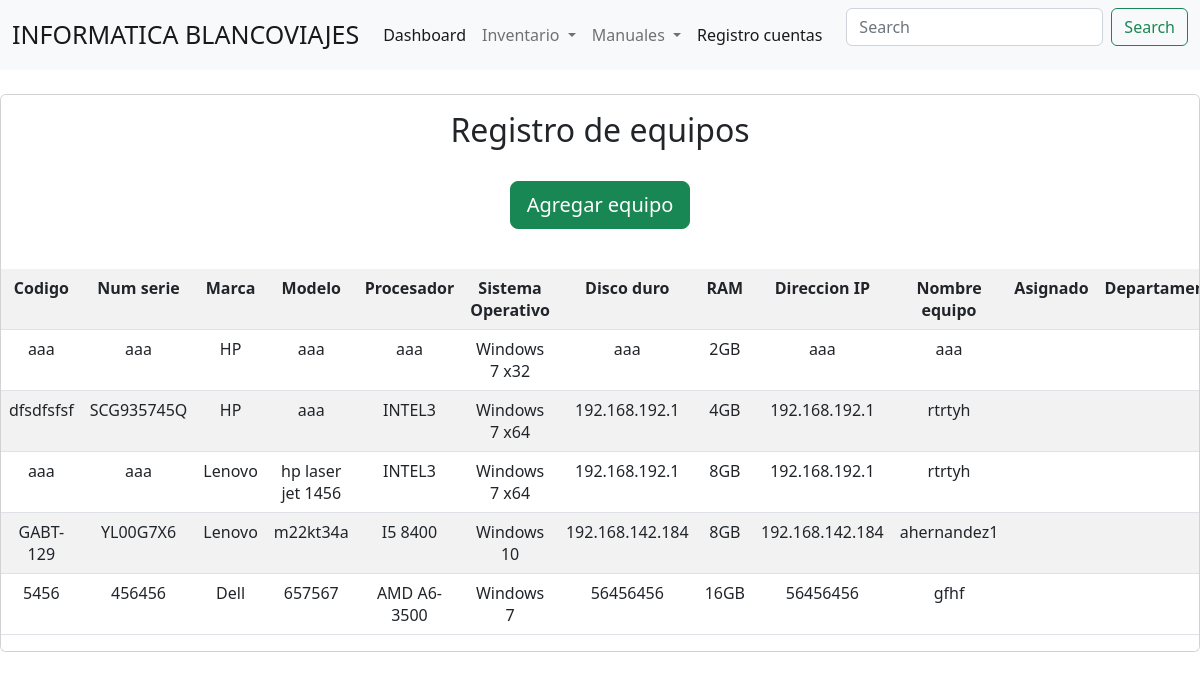
/listarequipos/, run on the app's committed database.
### inventarioTIPRO/models.py (models this page shows, shortened)
class Equipos(models.Model):
    codigo = models.CharField(max_length=100)
    serieproducto = models.CharField(max_length=100)
    tipo = models.CharField(max_length=50, choices=opcion_TIPO, null=True)
    marca = models.CharField(max_length=100, choices=opcion_MARCA)
    modelo = models.CharField(max_length=100)
    procesador = models.CharField(max_length=50, choices=opcion_PROCESADOR)
    sistema_operativo = models.CharField(max_length=100, choices=opcion_so)
    disco_duro = models.CharField(max_length=100, choices=opcion_HDD)
    memoria_ram = models.CharField(max_length=100, choices=opcion_RAM)
    direccion_ip = models.CharField(max_length=50)
    hostname = models.CharField(max_length=50, null=True)
    estado = models.CharField(max_length=100, choices=opcion_ESTADO)
    observaciones = models.CharField(max_length=150, blank=True)

### inventarioTIPRO/views.py (the view)
# urls.py: path('listarequipos/', listarequipos, name="listarequipos"),
def listarequipos(request):
    listar = Equipos.objects.all()
    data = {
        'listar': listar,
    }
    return render(request, 'Equipos/listarequipos.html', data)

### inventarioTIPRO/templates/Equipos/listarequipos.html (shortened to what this page needs)
{% include 'baseti.html' %}
    <div class="card text-center table-responsive">
        <div class="card-body">
            <h2>Registro de equipos</h2>
            <br>
                <td><a class="btn btn-success btn-lg" href="{% url 'equipos' %}">Agregar equipo</a></td>
            </div>
                <br>
                <table class="table table-striped table-hover text-center">
                            <tr class="align-content-center">
                                <th>Codigo</th>
                                <th>Num serie</th>
                                <th>Marca</th>
                                <th>Modelo</th>
                                <th>Procesador</th>
                                <th>Sistema Operativo</th>
                                <th>Disco duro</th>
                                <th>RAM</th>
                                <th>Direccion IP</th>
                                <th>Nombre equipo</th>
                                <th>Asignado</th>
                                <th>Departamento</th>
                            </tr>
                                {% for l in listar %}
                            <tr>
                                <td>{{ l.codigo }}</td>
                                <td>{{ l.serieproducto }}</td>
                                <td>{{ l.marca }}</td>
                                <td>{{ l.modelo }}</td>
                                <td>{{ l.procesador }}</td>
                                <td>{{ l.sistema_operativo }}</td>
                                <td>{{ l.direccion_ip }}</td>
                                <td>{{ l.memoria_ram }}</td>
                                <td>{{ l.direccion_ip }}</td>
                                <td>{{ l.hostname }}</td>
                                <td>{{ l.persona}}</td>
                                <td>{{ l.departamento }}</td>
                            </tr>
                                {% endfor %}
                </table>
            </div>

### data on the page
Equipos: codigo "aaa", serieproducto "aaa", marca "HP", modelo "aaa", procesador "aaa", sistema_operativo "Windows 7 x32", direccion_ip "aaa", memoria_ram "2GB", hostname "aaa"
Equipos: codigo "dfsdfsfsf", serieproducto "SCG935745Q", marca "HP", modelo "aaa", procesador "INTEL3", sistema_operativo "Windows 7 x64", direccion_ip "192.168.192.1", memoria_ram "4GB", hostname "rtrtyh"
Equipos: codigo "aaa", serieproducto "aaa", marca "Lenovo", modelo "hp laser jet 1456", procesador "INTEL3", sistema_operativo "Windows 7 x64", direccion_ip "192.168.192.1", memoria_ram "8GB", hostname "rtrtyh"
Equipos: codigo "GABT-129", serieproducto "YL00G7X6", marca "Lenovo", modelo "m22kt34a", procesador "I5 8400", sistema_operativo "Windows 10", direccion_ip "192.168.142.184", memoria_ram "8GB", hostname "ahernandez1"
Equipos: codigo "5456", serieproducto "456456", marca "Dell", modelo "657567", procesador "AMD A6-3500", sistema_operativo "Windows 7", direccion_ip "56456456", memoria_ram "16GB", hostname "gfhf"
